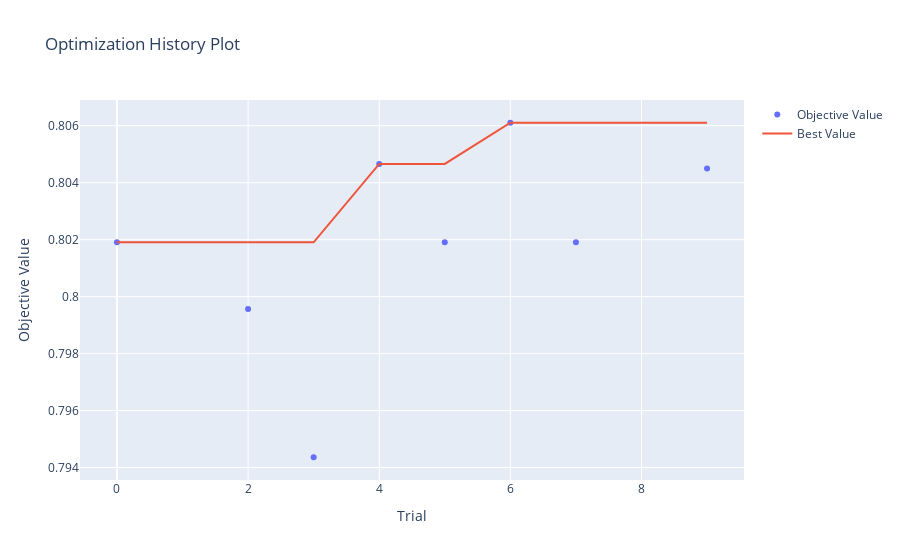

Notebook code for this chart:
### Code cell
plotly_config = {"staticPlot": True}

fig = plot_optimization_history(study_lg)
fig.show(config=plotly_config)

### Figure 1 — Plotly figure (JSON) as saved in the notebook; plotly's stock layout.template omitted (floating-point values rounded to 4 significant figures)
{"data": [{"mode": "markers", "name": "Objective Value", "type": "scatter", "x": [0, 2, 3, 4, 5, 6, 7, 9], "y": [0.8019, 0.7996, 0.7944, 0.8047, 0.8019, 0.8061, 0.8019, 0.8045]}, {"mode": "lines", "name": "Best Value", "type": "scatter", "x": [0, 1, 2, 3, 4, 5, 6, 7, 8, 9], "y": [0.8019, 0.8019, 0.8019, 0.8019, 0.8047, 0.8047, 0.8061, 0.8061, 0.8061, 0.8061]}, {"marker": {"color": "#cccccc"}, "mode": "markers", "name": "Infeasible Trial", "showlegend": false, "type": "scatter", "x": [], "y": []}], "layout": {"title": {"text": "Optimization History Plot"}, "xaxis": {"title": {"text": "Trial"}}, "yaxis": {"title": {"text": "Objective Value"}}}}
